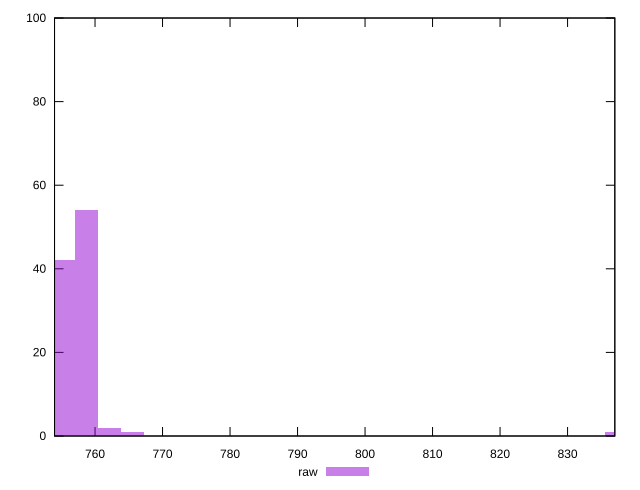

Write gnuplot code to recreate this figure.
reset

$raw <<EOF
837.2793010006787 1
765.5125037720492 1
758.6775707026559 54
762.0950372373525 2
755.2601041679592 42
EOF

set key outside below
set boxwidth 3.417466534696648
set xrange [754:837]
set yrange [0:100]
set trange [0:100]
set style fill transparent solid 0.5 noborder
set terminal svg size 640, 490 enhanced background rgb 'white'
set output "report_00026_2021-02-22T21:38:55.199Z/uses-rel-preload/samples/pages+cached+noadtech/raw/histogram.svg"

plot $raw title "raw" with boxes

reset
